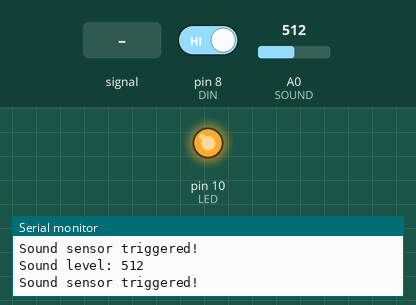
This sketch was run on a simulated Arduino Uno, built with avr-gcc and run on an emulated ATmega328P. Parts: output pins drawn as LEDs (lit = HIGH), the last lines printed to the serial monitor. The test bench sets the inputs (shaded band); at power-on: pin 8 (DIN) HIGH, A0 (SOUND) = 512.

Above: at 1.2 s.
1.3 s: A0 (SOUND) fed a 200 Hz sine of ±255 counts around its level
At 1.49 s:
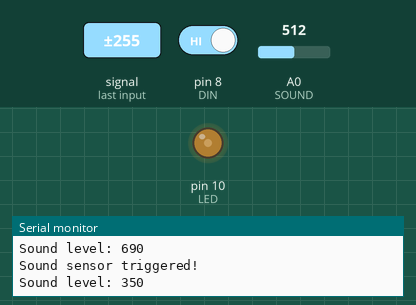
At 3.44 s:
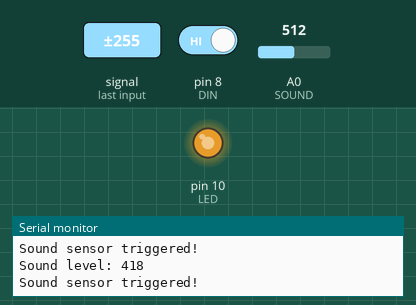
4.3 s: pin 8 (DIN) driven LOW
At 4.99 s:
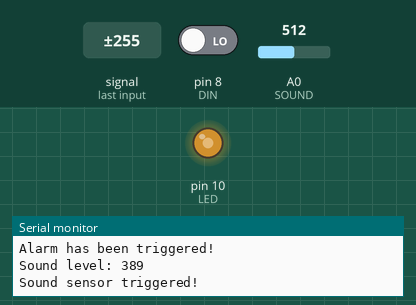
7.3 s: A0 (SOUND) set to 306
8.8 s: A0 (SOUND) fed a 1000 Hz sine of ±255 counts around its level
At 11.41 s:
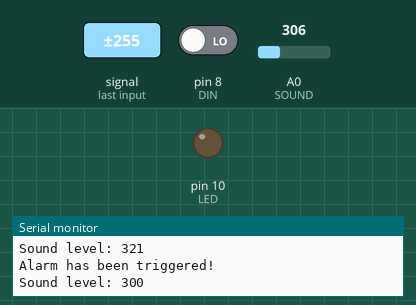
11.8 s: A0 (SOUND) fed a 2 Hz sine of ±306 counts around its level
14.8 s: A0 (SOUND) fed a 50 Hz sine of ±306 counts around its level
Timing chart, 0 to 18.8 s (numbered marks = the images above; inputs shaded):
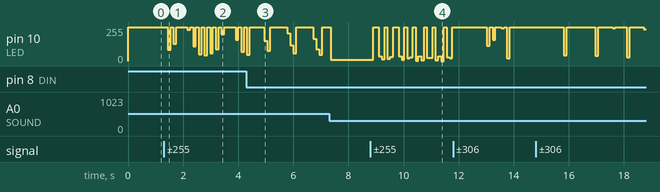

Measured:
- after the input at 1.3 s, pin 10 (LED): 255/255 → 85/255 after 0.14 s, → 255/255 0.10 s later, → 129/255 0.10 s later, → 255/255 0.10 s later, … (22 changes in this stretch)
- after the input at 8.8 s, pin 10 (LED): 10/255 → 255/255 after 0.10 s, → 34/255 0.21 s later, → 13/255 0.10 s later, → 255/255 0.10 s later, … (26 changes in this stretch)

The sketch:

ArduinoSensorLab.ino
```cpp
// ************************************************
//               Global Variables
// ************************************************

// These variables are accessible anywhere in this program, unlike
// local variables, which are only accessible inside the "scope"
// in which they are created. A "scope" is defined by curly brackets -> {}
// Functions start and end with curly brackets, but so do "if" statements,
// "for" loops, "while" loops, and several other more advanced control
// structures.

// The "const" before the "int" in these variable declarations means that
// they are "constant" variables. If you try to assign a new value to a
// constant variable elsewhere in the program, you will encounter an error
// when you compile your program. This keeps you from accidentally changing
// the value of a variable that should not be changed. Coding style convention
// dictates that constant variables should be written entirely in uppercase,
// which makes them easier to identify elsewhere in the program as being constant.

// Note that the value assigned to "SOUND" doesn't look like an integer. That's
// because "A0" is actually a constant integer variable that is created for you
// inside the Arduino standard library (which is included in your program, even
// though it doesn't appear as an #include statement at the top of your file)
const int SOUND = A0; // Input pin for the sound sensor
const int DIN   = 8;  // Input pin for the line sensor
const int LED   = 10; // Output pin for the LED

// ************************************************
//               Required Functions
// ************************************************

// setup() and loop() are the bare minimum functions you need
// to define an Arduino program (also known as a "sketch").

/*
 * Function: setup()
 *
 * Description: This function runs once when the Arduino is
 * powered on or reset. This is where all the setup code that
 * should not be run over and over should go.
 */
void setup() {

  // Activate serial connection so we can print to the serial
  // monitor. You can use any of the baud rate settings that are
  // available in the dropdown menu of the serial monitor window,
  // but you'll find that 9600 is the most commonly used speed.
  Serial.begin(9600);

  // Set the pin directions using the variables established above
  pinMode(DIN, INPUT);
  pinMode(SOUND, INPUT);
  pinMode(LED, OUTPUT);
}


/*
 * Function: loop()
 *
 * Description: This is the program's main loop. After the setup()
 * function has completed, this function runs over and over until
 * the Arduino is unplugged or reset.
 */
void loop() {

  // Run the function that checks the line sensor
  checkLineSensor();

  // Run the function that checks the sound sensor
  checkSoundSensor();

  // Wait 100 milliseconds before running the loop again so we don't have
  // so don't print to the serial monitor so much when we run the functions
  // above (which contain "Serial.print" statements) over and over in this loop
  delay(100);
}


// ************************************************
//                Other Functions
// ************************************************

/*
 * Function: checkLineSensor()
 *
 * Description: Checks input from the line sensor, then prints a message
 * to the serial monitor if the sensor is active.
 */
void checkLineSensor() {

  // Read the line sensor. The "!" negates the boolean value of "digitalRead(DIN)"
  // This is because the line sensor gives a high signal on the digital pin when it
  // is off and a low signal when it is on, so we want to reverse those values so
  // data simply equals whether the line sensor is on or not.
  bool line_sensor_active = !digitalRead(DIN);

  // If the line sensor is active, trigger an alarm necessary
  if(line_sensor_active){
    Serial.println("Alarm has been triggered!");
  }
}

/*
 * Function: checkSoundLevel()
 *
 * Description: Checks input from the sound sensor, then prints to the
 * serial monitor if the value is above a certain threshold, and
 * also controls the brightness of an LED based upon the sound level.
 */
void checkSoundSensor() {

  // Because analog sensor readings tend to jump around quite a bit,
  // we need to take the average of several readings to get things to
  // smooth out a bit. We'll use a "for" loop to take 20 readings, each
  // time adding the new reading the variable "sound_level". After taking
  // all the readings, we'll divide "sound_level" by 20 to get the average.

  // Create an integer varaible with an initial value of 0
  int sound_level = 0;

  // int i = 0 -- Create a new counter variable for the loop
  // i < 20    -- Keep running the loop until "i" is no longer less than 20
  // i++       -- Add 1 to "i" at the end of each loop
  for(int i = 0; i < 20; i++){
    // This is equivalent to sound_level = sound_level + analogRead(SOUND)
    sound_level += analogRead(SOUND);
  }

  // This is equivalent to sound_level = sound_level / 20
  sound_level /= 20; // This is the average value of 20 readings of the sound sensor

  // Print some text to make our serial readout look nice. We use "Serial.print" here
  // instead of "Serial.println" because we don't want to move to a new line yet. We
  // want the "sound_level" value to be printed on the same line. We do, however, use
  // "Serial.println" for printing the value of "sound_level", since we want whatever
  // we print next to start on a new line.
  Serial.print("Sound level: ");
  Serial.println(sound_level);

  // We can set a threshold for the value read from the sound sensor and effectively use
  // it like a digital sensor, where something happens when we exceed that threshold, but
  // nothing happens below. In this case, we'll set the threshold value at 350 and print
  // a message when the sound sensor signal exceeds that. If you try to replicate this
  // example at home, your actual values may be very differnt, so check the serial monitor
  // to see what values you're recieving and adjust accordingly
  const int SOUND_THRESHOLD = 350;
  if(sound_level > SOUND_THRESHOLD){
    Serial.println("Sound sensor triggered!");
  }

  // We can also use the analog sensor reading to control an analog output. In this example,
  // we control the brightness of an LED based upon the input value of the sound sensor. In
  // order to do that, however, we need to use the "map" function to convert the values we
  // receive from the sound sensor to a range appropriate for the "analogWrite" function,
  // which can only use values from 0-255.

  // "map" Function Parameters:
  // 1) The source variable to be mapped
  // 2) Minimum source value
  // 3) Maximum source value
  // 4) Minimum target value
  // 5) Maximum target value
  int brightness = map(sound_level, 300, 450, 0, 255);
  analogWrite(LED, brightness);
}
```
